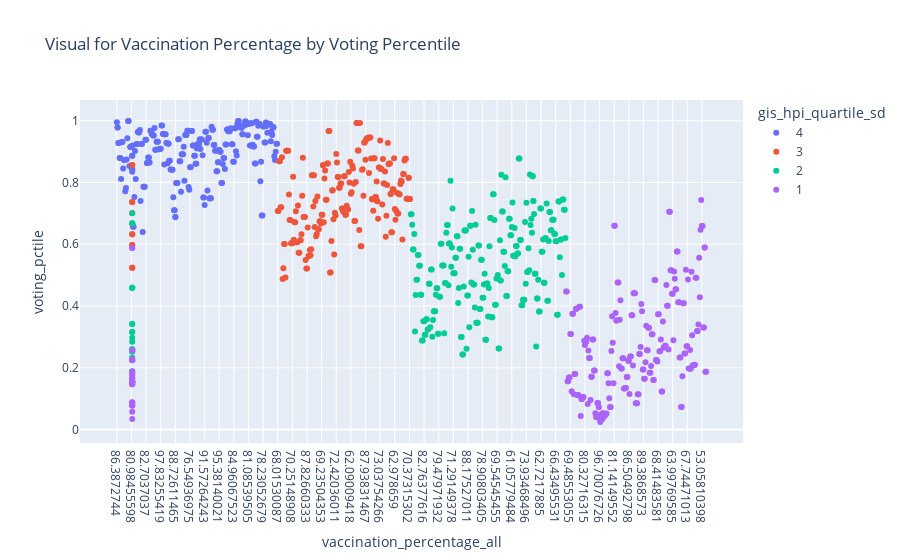

Notebook code cell kept with this figure:
### Code cell
import matplotlib.pyplot as plt

# final_joined.dtypes
newfinal_joined = final_joined.convert_dtypes()

# newfinal_joined.dtypes

main_trend = px.scatter(newfinal_joined, x='vaccination_percentage_all', y='voting_pctile', color='gis_hpi_quartile_sd', title='Visual for Vaccination Percentage by Voting Percentile')
main_trend.show()

### Figure 1 — Plotly figure (JSON) as saved in the notebook; plotly's stock layout.template omitted (floating-point values rounded to 4 significant figures; data arrays with more than 128 entries replaced by an {"elided": "..."} marker saying what was removed)
{"data": [{"hovertemplate": "gis_hpi_quartile_sd=4<br>vaccination_percentage_all=%{x}<br>voting_pctile=%{y}<extra></extra>", "legendgroup": "4", "marker": {"color": "#636efa", "symbol": "circle"}, "mode": "markers", "name": "4", "orientation": "v", "showlegend": true, "type": "scatter", "x": {"elided": "247 str values"}, "xaxis": "x", "y": {"elided": "247 float values"}, "yaxis": "y"}, {"hovertemplate": "gis_hpi_quartile_sd=3<br>vaccination_percentage_all=%{x}<br>voting_pctile=%{y}<extra></extra>", "legendgroup": "3", "marker": {"color": "#EF553B", "symbol": "circle"}, "mode": "markers", "name": "3", "orientation": "v", "showlegend": true, "type": "scatter", "x": {"elided": "207 str values"}, "xaxis": "x", "y": {"elided": "207 float values"}, "yaxis": "y"}, {"hovertemplate": "gis_hpi_quartile_sd=2<br>vaccination_percentage_all=%{x}<br>voting_pctile=%{y}<extra></extra>", "legendgroup": "2", "marker": {"color": "#00cc96", "symbol": "circle"}, "mode": "markers", "name": "2", "orientation": "v", "showlegend": true, "type": "scatter", "x": {"elided": "248 str values"}, "xaxis": "x", "y": {"elided": "248 float values"}, "yaxis": "y"}, {"hovertemplate": "gis_hpi_quartile_sd=1<br>vaccination_percentage_all=%{x}<br>voting_pctile=%{y}<extra></extra>", "legendgroup": "1", "marker": {"color": "#ab63fa", "symbol": "circle"}, "mode": "markers", "name": "1", "orientation": "v", "showlegend": true, "type": "scatter", "x": {"elided": "235 str values"}, "xaxis": "x", "y": {"elided": "235 float values"}, "yaxis": "y"}], "layout": {"legend": {"title": {"text": "gis_hpi_quartile_sd"}, "tracegroupgap": 0}, "title": {"text": "Visual for Vaccination Percentage by Voting Percentile"}, "xaxis": {"anchor": "y", "domain": [0, 1], "title": {"text": "vaccination_percentage_all"}}, "yaxis": {"anchor": "x", "domain": [0, 1], "title": {"text": "voting_pctile"}}}}
